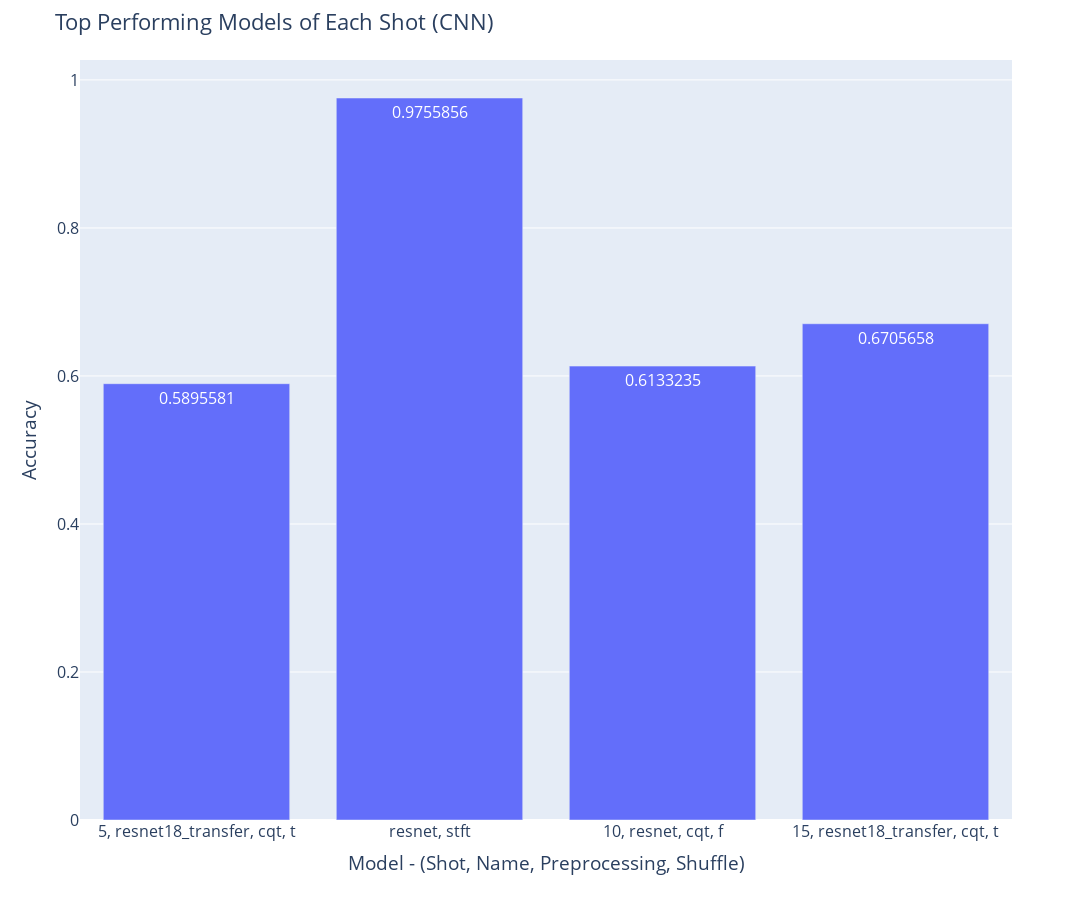

The notebook cell this image was saved under:
### Code cell
x = df["x_value"]
y = df["y_value"]

fig = px.bar(df, x="x_value", y="y_value", text_auto=True, width=WIDTH, height=HEIGHT)
fig.update_layout(
    title="Top Performing Models of Each Shot (CNN)",
    xaxis_title="Model - (Shot, Name, Preprocessing, Shuffle)",
    yaxis_title="Accuracy",
    font=dict(size=FONT_SIZE),
)
fig.show()
save_fig(fig, "Top Performing Models of Each Shot (CNN)")

### Figure 1 — Plotly figure (JSON) as saved in the notebook; plotly's stock layout.template omitted (floating-point values rounded to 4 significant figures)
{"data": [{"alignmentgroup": "True", "hovertemplate": "x_value=%{x}<br>y_value=%{y}<extra></extra>", "legendgroup": "", "marker": {"color": "#636efa", "pattern": {"shape": ""}}, "name": "", "offsetgroup": "", "orientation": "v", "showlegend": false, "textposition": "auto", "texttemplate": "%{y}", "type": "bar", "x": ["5, resnet18_transfer, cqt, t", "resnet, stft", "10, resnet, cqt, f", "15, resnet18_transfer, cqt, t"], "xaxis": "x", "y": [0.5896, 0.9756, 0.6133, 0.6706], "yaxis": "y"}], "layout": {"barmode": "relative", "font": {"size": 16}, "height": 900, "legend": {"tracegroupgap": 0}, "margin": {"t": 60}, "title": {"text": "Top Performing Models of Each Shot (CNN)"}, "width": 1200, "xaxis": {"anchor": "y", "domain": [0, 1], "title": {"text": "Model - (Shot, Name, Preprocessing, Shuffle)"}}, "yaxis": {"anchor": "x", "domain": [0, 1], "title": {"text": "Accuracy"}}}}
